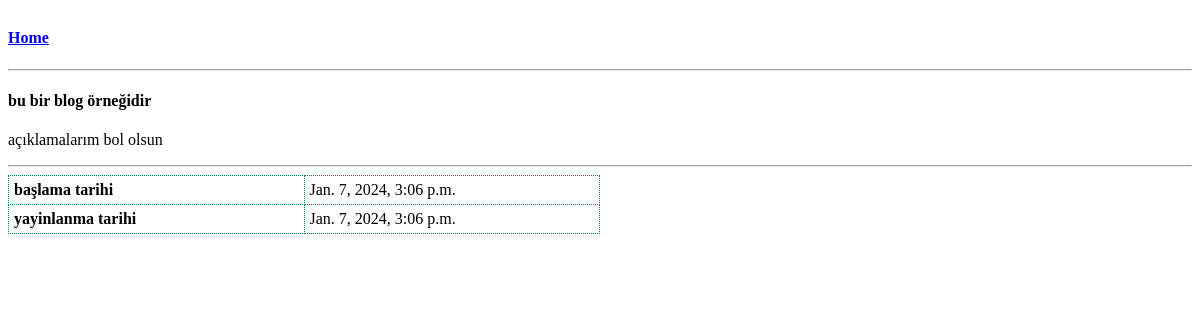
Screenshot of /content/bu-bir-blog-ornegidir with the database file from the repository.
### BlogApp/models.py (models this page shows, shortened)
class Blog(models.Model):
    slug = models.SlugField(null=False,unique=True,db_index=True,editable=False)
    title = models.CharField(max_length=150, null=False)
    desc = RichTextField(null=False)
    start_datetime = models.DateTimeField(null=False)
    publish_datetime = models.DateTimeField(null=False)
    is_active = models.BooleanField(default=False)
    tags = models.ManyToManyField(Tags)

### BlogApp/views.py (the view)
# urls.py: path("content/<slug:slug>", views.blog, name="content"),
def blog(request, slug):
    blog = Blog.objects.get(slug=slug)
    return render(request,"BlogApp/content.html",{
        "blog":blog
    })

### templates/BlogApp/content.html (shortened to what this page needs)
{% extends 'BlogApp/index.html' %}
{% block content %}
<span>
    <h4><a href="{% url 'index' %}">Home</a></h4>
</span>
<hr>
<div>
    <h4><strong> {{ blog.title }} </strong></h4>
    <p>
        {{ blog.desc|safe }}
    </p>
</div>
<hr>
<div>
    <table>
        <tr>
            <td><strong>
                    başlama tarihi
            </strong></td>
            <td>
                {{ blog.start_datetime }}
            </td>
        </tr>
        <tr>
            <td><strong>
                    yayinlanma tarihi
            </strong></td>
            <td>
                {{ blog.publish_datetime }}
            </td>
        </tr>
    </table>
</div>
{% endblock %}

### static/css/style.css (style rules this page uses)
table, tr, td { width: 50%; border: 1px dotted rgb(0, 128, 74); border-collapse: collapse; padding: 5px; }

### rows the page displays
Blog: title "bu bir blog örneğidir", desc "açıklamalarım bol olsun", start_datetime "Jan. 7, 2024, 3:06 p.m.", publish_datetime "Jan. 7, 2024, 3:06 p.m."
